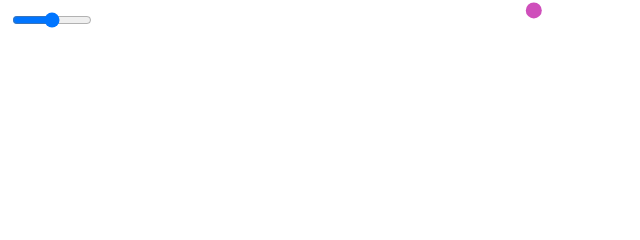
Frame 1 (no input)
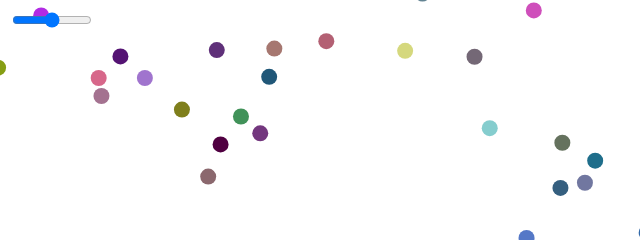
Frame 60 (no input)
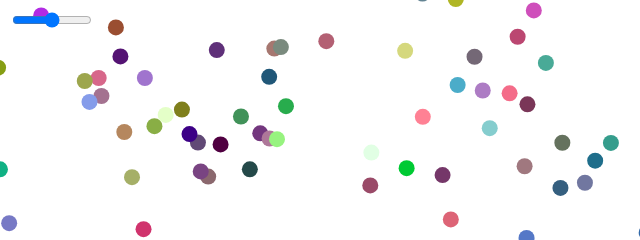
Frame 120 (the mouse pressed at the canvas centre since frame 60)

The p5.js sketch that drew these frames (run headless with seeded random() and noise() and a simulated clock; from frame 60 on, the mouse is pressed at the canvas centre):

// p5.js sketch
// ── sketch.js
let slider;

function setup() {
    createCanvas(640, 240);
    background(255);

    slider = createSlider(0, 100);
    slider.position(10, 10);
    slider.size(80);
}

function gaussianColor(stdPercent) {
    const mean = 255 / 2;

    const r = randomGaussian(mean, mean * stdPercent);
    const g = randomGaussian(mean, mean * stdPercent);
    const b = randomGaussian(mean, mean * stdPercent);

    return color(r, g, b);
}

function draw() {
    let stdPercent = slider.value() / 100;

    let x = randomGaussian(width / 2, width * stdPercent);
    let y = randomGaussian(height / 2, height * stdPercent);

    noStroke();
    fill(gaussianColor(stdPercent), 10);
    circle(x, y, 16);
}
